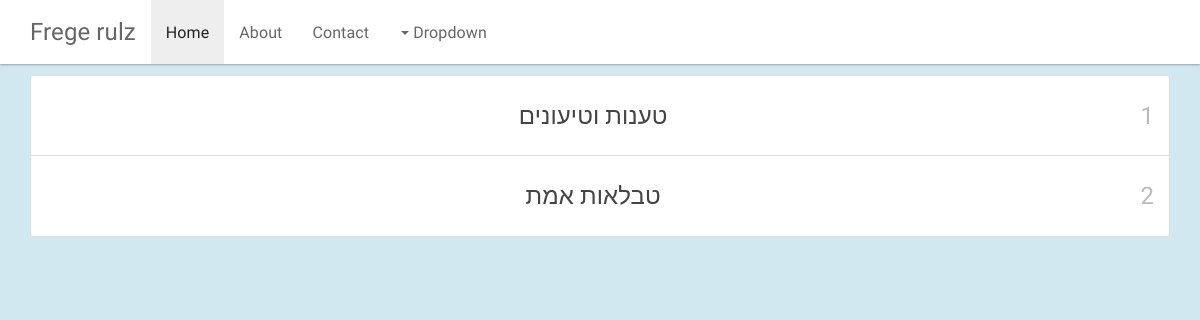
Before: /fregush/ (signed in) with the older database file.
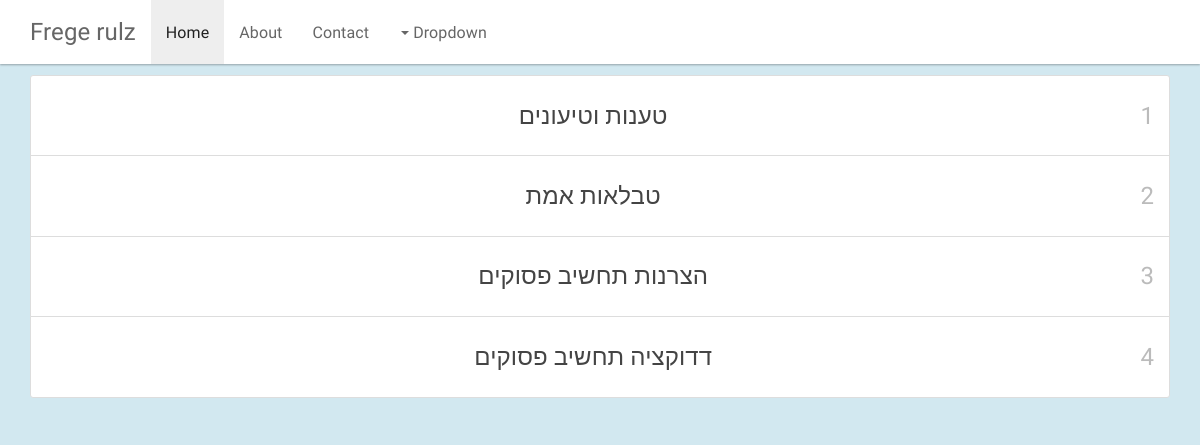
After: the same page with the newer database file.
### logic/models.py (models this page shows, shortened)
class Chapter(models.Model):
    number = models.PositiveIntegerField(verbose_name='מספר', unique=True)
    title = models.CharField(verbose_name='כותרת', max_length=30)
    def num_questions(self):
        return self.openquestion_set.count() + \
               self.formulationquestion_set.count() + \
               self.choicequestion_set.count() + \
               self.truthtablequestion_set.count() + \
               self.deductionquestion_set.count()
    num_questions.short_description = 'מספר שאלות'
    class Meta:
        verbose_name = 'פרק'
        verbose_name_plural = 'פרקים'
        ordering = ['number']

### logic/views.py (the view)
class IndexView(LoginRequiredMixin, generic.ListView):
    template_name = 'logic/index.html'
    def get_queryset(self):
        return Chapter.objects.all()

### logic/templates/logic/index.html (shortened to what this page needs)
{% extends "logic/base.html" %}
{% block content %}
{% if chapter_list %}
    <div class="container">
    <div class="list-group">
    {% for chapter in chapter_list %}
        <a class="list-group-item text-center" href="{% url 'logic:chapter' chapter.number %}">
        <span class="pull-right"><h4 class="text-muted">{{ chapter.number }}</h4></span>
        <h4>{{ chapter.title }}</h4>
        </a>
    {% endfor %}
    </div>
    </div>
{% else %}
    <p>No chapters are available.</p>
{% endif %}
{% endblock content %}

### logic/templates/logic/base.html (shortened to what this page needs)
{% load staticfiles %}
<!DOCTYPE html>
<html dir="rtl" lang="he">
  <head>
    <link href="{% static 'logic/bootstrap/css/bootstrap.min.css'%}" rel="stylesheet">
    <link href="{% static 'logic/bootstrap/css/bootstrap-paper.min.css'%}" rel="stylesheet">
    <link href="{% static 'logic/css/mycss.css'%}" rel="stylesheet" media="screen">
  </head>
  <body role="document">
    <nav class="navbar navbar-default navbar-fixed-top" dir="rtl">
      <div class="container">
        <div class="navbar-header">
          <a class="navbar-brand" href="#">Frege rulz</a>
        </div>
        <div id="navbar" class="navbar-collapse collapse">
          <ul class="nav navbar-nav">
            <li class="active"><a href="#">Home</a></li>
            <li><a href="#about">About</a></li>
            <li><a href="#contact">Contact</a></li>
            <li class="dropdown">
              <a href="#" class="dropdown-toggle" data-toggle="dropdown" role="button" aria-haspopup="true" aria-expanded="false">Dropdown <span class="caret"></span></a>
            </li>
          </ul>
        </div>
      </div>
    </nav>
{% block content %}
{% endblock %}
  </body>
<html>

### logic/static/logic/css/mycss.css (style rules this page uses)
body { background-color: #d2e8f0; padding-top: 75px; direction: rtl; font-family: 'Alef', sans-serif; font-size: medium; }

Changed rows visible on the page:
added Chapter: number "3", title "הצרנות תחשיב פסוקים"
added Chapter: number "4", title "דדוקציה תחשיב פסוקים"
